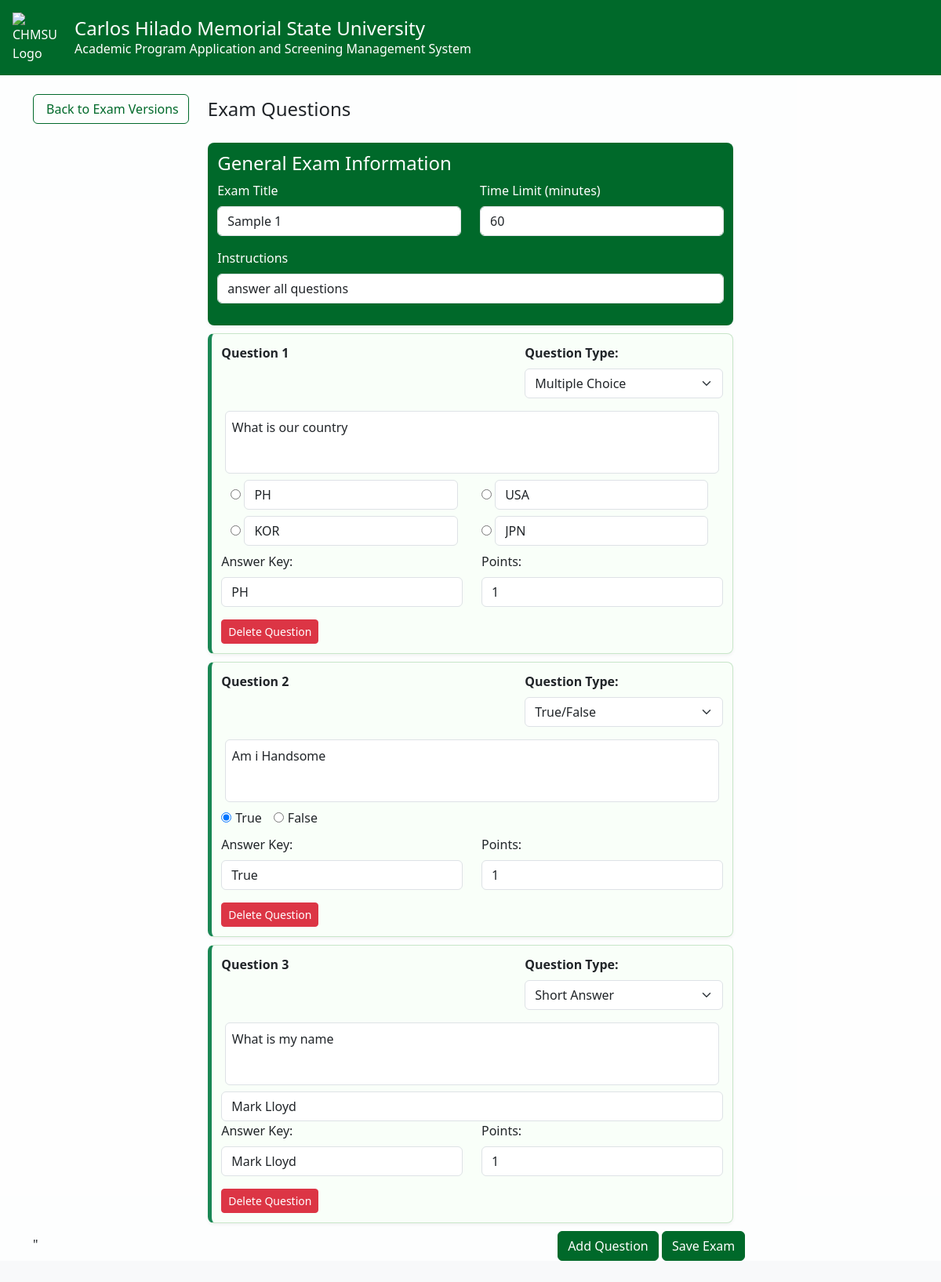
The page /admin/exam-management.php?version_id=30 (signed in) on the database its author committed.
### tables this page shows
CREATE TABLE `exam_versions` (
  `id` int(11) NOT NULL,
  `version_name` varchar(255) NOT NULL,
  `is_published` tinyint(1) DEFAULT 0,
  `created_at` timestamp NOT NULL DEFAULT current_timestamp(),
  `status` enum('Published','Unpublished') DEFAULT 'Unpublished',
  `is_archived` tinyint(1) DEFAULT 0,
  `time_limit` int(11) DEFAULT 60,
  `instructions` text DEFAULT NULL,
  `published_at` datetime DEFAULT NULL,
  `chair_id` int(11) DEFAULT NULL
);

CREATE TABLE `questions` (
  `id` int(11) NOT NULL,
  `version_id` int(11) NOT NULL,
  `question_number` int(11) DEFAULT NULL,
  `question_type` varchar(50) NOT NULL,
  `question_text` text NOT NULL,
  `option_a` varchar(255) DEFAULT NULL,
  `option_b` varchar(255) DEFAULT NULL,
  `option_c` varchar(255) DEFAULT NULL,
  `option_d` varchar(255) DEFAULT NULL,
  `answer` varchar(255) NOT NULL,
  `points` int(11) NOT NULL DEFAULT 1,
  `created_at` timestamp NOT NULL DEFAULT current_timestamp(),
  `exam_version` varchar(255) DEFAULT NULL,
  `image_url` varchar(255) DEFAULT NULL
);

### admin/exam-management.php (the view, shortened to what this page needs)
<?php
$servername = "localhost";
$username = "root";
$password = "";
$dbname = "admission";
$conn = new mysqli($servername, $username, $password, $dbname);
$chair_program = $_SESSION['program'] ?? '';
$chair_campus = $_SESSION['campus'] ?? '';
$version_id = isset($_GET['version_id']) ? intval($_GET['version_id']) : 0;
$version_query = $conn->prepare("
    SELECT ev.*
    FROM exam_versions ev
    JOIN chairperson_accounts ca ON ev.chair_id = ca.id
    WHERE ev.id = ?
      AND ev.is_archived = 0
      AND ca.program = ?
      AND ca.campus = ?
    LIMIT 1
");
$version_query->bind_param("iss", $version_id, $chair_program, $chair_campus);
$version_query->execute();
$version_result = $version_query->get_result();
$questions = $conn->query("SELECT * FROM questions WHERE version_id = $version_id ORDER BY id ASC");
$exam_info = $conn->query("SELECT * FROM exam_versions WHERE id = $version_id")->fetch_assoc();
?>
<!DOCTYPE html>
<html lang="en">
<head>
  <link href="https://cdn.jsdelivr.net/npm/bootstrap@5.3.0/dist/css/bootstrap.min.css" rel="stylesheet">
</head>
<body>
<div class="overlay">
  <div class="header-bar d-flex align-items-center">
    <img src="images/chmsu.png" alt="CHMSU Logo">
    <div class="ms-1">
      <h4 class="mb-0">Carlos Hilado Memorial State University</h4>
      <p class="mb-0">Academic Program Application and Screening Management System</p>
    </div>
  </div>
<div class="container" style="padding-top: 20px;">
  <div class="row mb-4">
    <div class="col-12">
      <div class="d-flex justify-content-between align-items-center">
        <div class="d-flex align-items-center">
          <a href="chair_main.php?page=exam_versions" class="btn btn-outline-success me-3">
            <i class="fas fa-arrow-left me-1"></i> Back to Exam Versions
          </a>
          <h4 class="mb-0"><i class="fas fa-question-circle me-2"></i>Exam Questions</h4>
        </div>
      </div>
    </div>
  </div>
  <div class="toast-container position-fixed top-0 end-0 p-3" style="z-index: 1055;">
  </div>
  <form method="POST" action="" id="examForm">
    <div class="general-info-card">
      <h4>General Exam Information</h4>
      <div class="row">
        <div class="col-md-6 mb-3">
          <label class="form-label">Exam Title</label>
          <input type="text" class="form-control" name="exam_title" value="<?= htmlspecialchars($exam_info['version_name'] ?? '') ?>">
        </div>
        <div class="col-md-6 mb-3">
          <label class="form-label">Time Limit (minutes)</label>
          <input type="number" class="form-control" name="time_limit" value="<?= htmlspecialchars($exam_info['time_limit'] ?? '60') ?>">
        </div>
      </div>
      <div class="mb-3">
        <label class="form-label">Instructions</label>
        <div contenteditable="true" class="form-control" id="exam_instructions" data-field="instructions"><?= $exam_info['instructions'] ?? 'Answer all questions to the best of your ability.' ?></div>
      </div>
    </div>
    <div id="questions-container">
      <?php if ($questions && $questions->num_rows > 0): ?>
        <?php $q_index = 1; while ($row = $questions->fetch_assoc()): ?>
          <div class="question-card" id="question-<?= $q_index ?>" data-db-id="<?= $row['id'] ?>">
            <div class="row">
              <div class="col-md-7 mb-3">
              <label class="form-label"><b>Question <?= $q_index ?></b></label>
            </div>
              <div class="col-md-5 mb-3">
              <label class="form-label"><b>Question Type:</b></label>
              <select class="form-select question-type" onchange="toggleOptions(this)" data-field="question_type">
                <option value="multiple" <?= $row['question_type'] == 'multiple' ? 'selected' : '' ?>>Multiple Choice</option>
                <option value="truefalse" <?= $row['question_type'] == 'truefalse' ? 'selected' : '' ?>>True/False</option>
                <option value="short" <?= $row['question_type'] == 'short' ? 'selected' : '' ?>>Short Answer</option>
              </select>
        </div>
              <div contenteditable="true" class="form-control question-text mb-2" style="width:95%;margin-left:auto;margin-right:auto;" data-field="question_text"><?= htmlspecialchars($row['question_text']) ?></div>
            </div>
            <div class="options-area">
              <?php if ($row['question_type'] == 'multiple'): ?>
                <div class="row" style="margin-left:auto;margin-right:auto;">
                <div class="col-md-6 option-input">
                  <input type="radio" <?= $row['answer'] == 'A' ? 'checked' : '' ?> onclick="updateAnswer(this, 'A')">
                  <input type="text" class="form-control d-inline-block" style="width: 92%" placeholder="" value="<?= htmlspecialchars($row['option_a']) ?>" data-field="option_a">
                </div>
                <div class="col-md-6 option-input">
                  <input type="radio" <?= $row['answer'] == 'C' ? 'checked' : '' ?> onclick="updateAnswer(this, 'C')">
                  <input type="text" class="form-control d-inline-block" style="width: 92%;" placeholder="" value="<?= htmlspecialchars($row['option_c']) ?>" data-field="option_c">
                </div>
              </div>
              <div class="row" style="margin-left:auto;margin-right:auto;">
                <div class="col-md-6 option-input">
                  <input type="radio" <?= $row['answer'] == 'B' ? 'checked' : '' ?> onclick="updateAnswer(this, 'B')">
                  <input type="text" class="form-control d-inline-block" style="width: 92%;" placeholder="" value="<?= htmlspecialchars($row['option_b']) ?>" data-field="option_b">
                </div>
                <div class="col-md-6 option-input">
                  <input type="radio" <?= $row['answer'] == 'D' ? 'checked' : '' ?> onclick="updateAnswer(this, 'D')">
                  <input type="text" class="form-control d-inline-block" style="width: 92%;" placeholder="" value="<?= htmlspecialchars($row['option_d']) ?>" data-field="option_d">
                </div>
              </div>
              <?php elseif ($row['question_type'] == 'truefalse'): ?>
                <div class="true-false-options">
                  <label>
                    <input type="radio" name="tf-option-<?= $q_index ?>" <?= $row['answer'] == 'True' ? 'checked' : '' ?> onclick="updateAnswer(this, 'True')"> True
                  </label>
                  <label>
                    <input type="radio" name="tf-option-<?= $q_index ?>" <?= $row['answer'] == 'False' ? 'checked' : '' ?> onclick="updateAnswer(this, 'False')"> False
                  </label>
                </div>
              <?php else: ?>
                <input type="text" class="form-control" placeholder="Short answer text" value="<?= htmlspecialchars($row['answer']) ?>" data-field="answer">
              <?php endif; ?>
            </div>
<div class="row">
            <div class="col-md-6 mb-3">
              <label class="form-label">Answer Key:</label>
              <input type="text" class="form-control answer-key" placeholder="Correct Answer" value="<?= htmlspecialchars($row['answer']) ?>" data-field="answer">
            </div>
            <div class="col-md-6 mb-3">
              <label class="form-label">Points:</label>
              <input type="number" class="form-control points-input" value="<?= intval($row['points']) ?>" min="1" data-field="points">
            </div>
              </div>
            <button type="button" class="btn btn-danger btn-sm" data-bs-toggle="modal" data-bs-target="#deleteQuestionModal" data-question-id="<?= $row['id'] ?>" data-question-number="<?= $q_index ?>">Delete Question</button>
          </div>
        <?php $q_index++; endwhile; ?>
      <?php endif; ?>
    </div>"
    <button type="button" class="btn btn-back" onclick="addQuestion()" style="margin-left:59%;">Add Question</button>
    <button type="button" class="btn btn-back" data-bs-toggle="modal" data-bs-target="#saveQuestionsModal">Save Exam</button>
  </form>
</div>
</body>
</html>

### admin/exam-management.php (style rules this page uses)
body { background-color: #f8f9fa; padding-bottom: 2rem; }
.overlay { background-color: rgba(255, 255, 255, 0.8); min-height: 100vh; padding-top: 100px; }
.header-bar { background-color: rgb(0, 105, 42); color: white; padding: 1rem; position: fixed; top: 0; left: 0; width: 100%; z-index: 1000; }
.header-bar img { width: 65px; margin-right: 10px; }
.question-card { margin-bottom: 10px; border: 1px solid #c8e6c9; padding: 12px; border-radius: 8px; background-color: #f9fff9; box-shadow: 0 2px 4px rgba(0,0,0,0.05); width:60%; margin-left: auto; margin-right: auto; border-left: 5px solid #198754; }
.general-info-card { margin-bottom: 10px; border: 2px rgb(0, 105, 42); padding: 12px; border-radius: 8px; background-color:rgb(0, 105, 42); box-shadow: 0 2px 4px rgba(0,0,0,0.05); width: 60%; margin-left: auto; margin-right: auto; color:white; }
.option-input { margin-bottom: 8px; }
.question-card .form-control[contenteditable] { min-height: 80px; padding: 0.5rem; }
.true-false-options { display: flex; gap: 15px; margin-bottom: 10px; }
.true-false-options label { display: flex; align-items: center; cursor: pointer; }
.true-false-options input { margin-right: 5px; }
.btn-back { background-color: rgb(0, 105, 42); color: white; border: 1px solid rgb(0, 105, 42); transition: all 0.2s ease; }
.btn-outline-success { border-color: rgb(0, 105, 42); color: rgb(0, 105, 42); font-weight: 500; border-radius: 6px; transition: all 0.2s ease; }

### rows shown on the page
exam_versions: exam_title "Sample 1", time_limit "60", instructions "answer all questions"
questions: question_type "Multiple Choice", question_text "What is our country", option_a "PH", option_c "USA", option_b "KOR", option_d "JPN", answer "PH", points "1"
questions: question_type "True/False", question_text "Am i Handsome", answer "☑ True", answer "☐ False", answer "True", points "1"
questions: question_type "Short Answer", question_text "What is my name", answer "Mark Lloyd", points "1"
